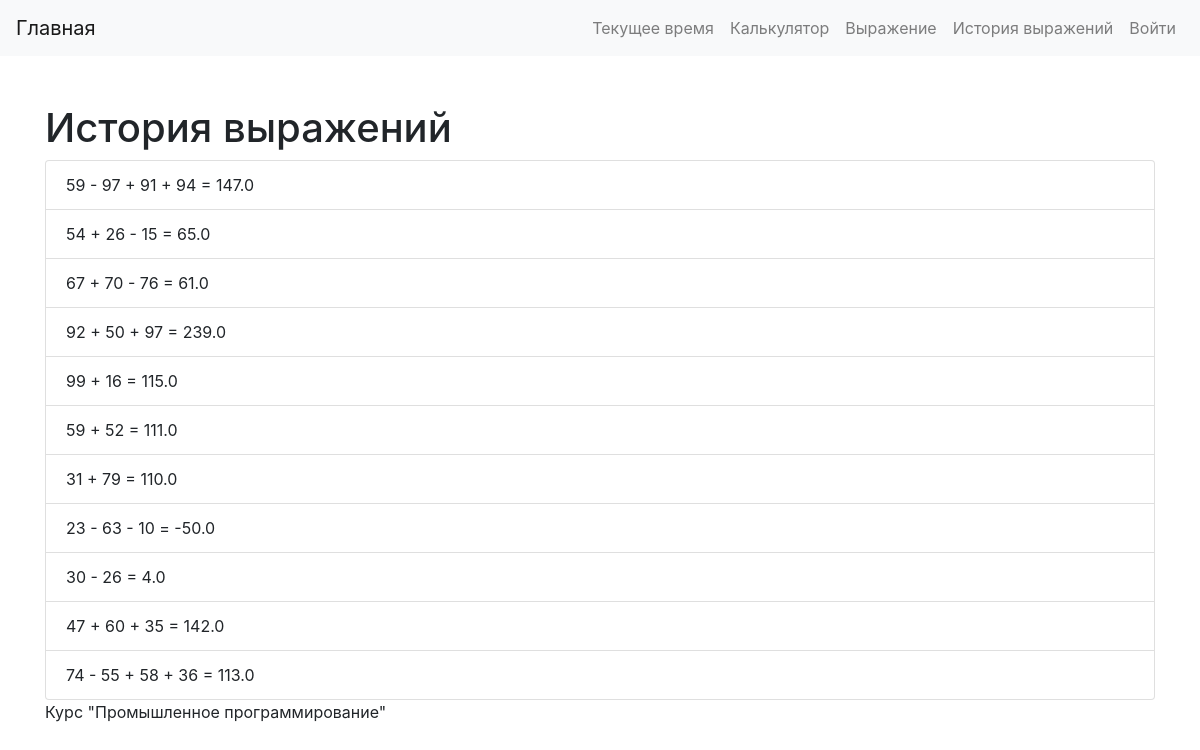
The page /history/ on the database its author committed.
### main/models.py (models this page shows)
class Calculation(models.Model):
    expression = models.CharField(max_length=255)
    result = models.FloatField()
    created_at = models.DateTimeField(auto_now_add=True)

### main/views.py (the view)
# urls.py: path('history/', views.history_view, name='history'),
def history_view(request):
    calculations = Calculation.objects.all().order_by('-created_at')
    context = {
        'course': 'Курс "Промышленное программирование"',
        'calculations': calculations,
    }
    return render(request, 'history.html', context)

### main/templates/history.html (shortened to what this page needs)
{% extends 'base.html' %}
{% block content %}
<h1 class="mt-5">История выражений</h1>
<ul class="list-group">
    {% for calculation in calculations %}
    <li class="list-group-item">{{ calculation.expression }} = {{ calculation.result }}</li>
    {% endfor %}
</ul>
<p>{{ course }}</p>
{% endblock %}

### main/templates/base.html (shortened to what this page needs)
<!DOCTYPE html>
<html lang="ru">
<head>
    <link href="https://stackpath.bootstrapcdn.com/bootstrap/4.5.2/css/bootstrap.min.css" rel="stylesheet">
</head>
<body>
    <nav class="navbar navbar-expand-lg navbar-light bg-light fixed-top">
        <a class="navbar-brand" href="{% url 'index_page' %}">Главная</a>
        <div class="collapse navbar-collapse" id="navbarNav">
            <ul class="navbar-nav ml-auto">
                <li class="nav-item">
                    <a class="nav-link" href="{% url 'time_page' %}">Текущее время</a>
                </li>
                <li class="nav-item">
                    <a class="nav-link" href="{% url 'calc_page' %}">Калькулятор</a>
                </li>
                <li class="nav-item">
                    <a class="nav-link" href="{% url 'expression' %}">Выражение</a>
                </li>
                <li class="nav-item">
                    <a class="nav-link" href="{% url 'history' %}">История выражений</a>
                </li>
                {% if user.is_authenticated %}
                <li class="nav-item">
                    <a class="nav-link" href="{% url 'str2words' %}">Строка в слова</a>
                </li>
                <li class="nav-item">
                    <a class="nav-link" href="{% url 'str_history' %}">История строк</a>
                </li>
                <li class="nav-item">
                    <a class="nav-link" href="{% url 'logout' %}">Выйти</a>
                </li>
                {% else %}
                <li class="nav-item">
                    <a class="nav-link" href="{% url 'login' %}">Войти</a>
                </li>
                {% endif %}
            </ul>
        </div>
    </nav>
    <div class="container mt-5">
        {% block content %}
        {% endblock %}
    </div>
</body>
</html>

### main/templates/base.html (style rules this page uses)
body { padding-top: 56px; }

### rows shown on the page
Calculation: expression "59 - 97 + 91 + 94", result "147.0"
Calculation: expression "54 + 26 - 15", result "65.0"
Calculation: expression "67 + 70 - 76", result "61.0"
Calculation: expression "92 + 50 + 97", result "239.0"
Calculation: expression "99 + 16", result "115.0"
Calculation: expression "59 + 52", result "111.0"
Calculation: expression "31 + 79", result "110.0"
Calculation: expression "23 - 63 - 10", result "-50.0"
Calculation: expression "30 - 26", result "4.0"
Calculation: expression "47 + 60 + 35", result "142.0"
Calculation: expression "74 - 55 + 58 + 36", result "113.0"

### other values the page prints
{{ course }} "Курс \"Промышленное программирование\""
